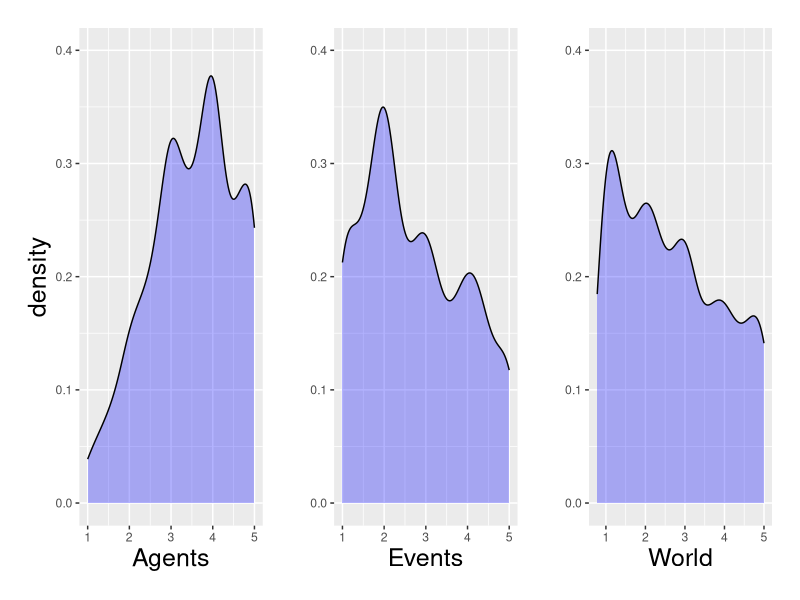

Recreate this plot in R.
library(ggplot2)
library(patchwork)

data=read.table("../data/annotations.tsv", sep="\t", quote = "\"", head=TRUE)

pdf("annotation_dist.pdf", width=18)

agent_g=ggplot(data, aes(x=Final.AGENT)) + geom_density(fill = "blue", alpha = 0.3) + xlab("Agents") + ylab("density") + ylim(0,.4) + theme(axis.title.x = element_text(size = 18), axis.title.y = element_text(size = 18))
event_g=ggplot(data, aes(x=Final.EVENTS)) + geom_density(fill = "blue", alpha = 0.3) + xlab("Events") + ylab("")+ ylim(0,.4) + theme(axis.title.x = element_text(size = 18))
world_g=ggplot(data, aes(x=Final.WORLD)) + geom_density(fill = "blue", alpha = 0.3) + xlab("World") + ylab("")+ ylim(0,.4) + theme(axis.title.x = element_text(size = 18))

(agent_g + event_g + world_g) +
  plot_layout(ncol = 3, widths = rep(1, 3)) &
  theme(plot.margin = margin(10, 10, 10, 10)) 


dev.off()